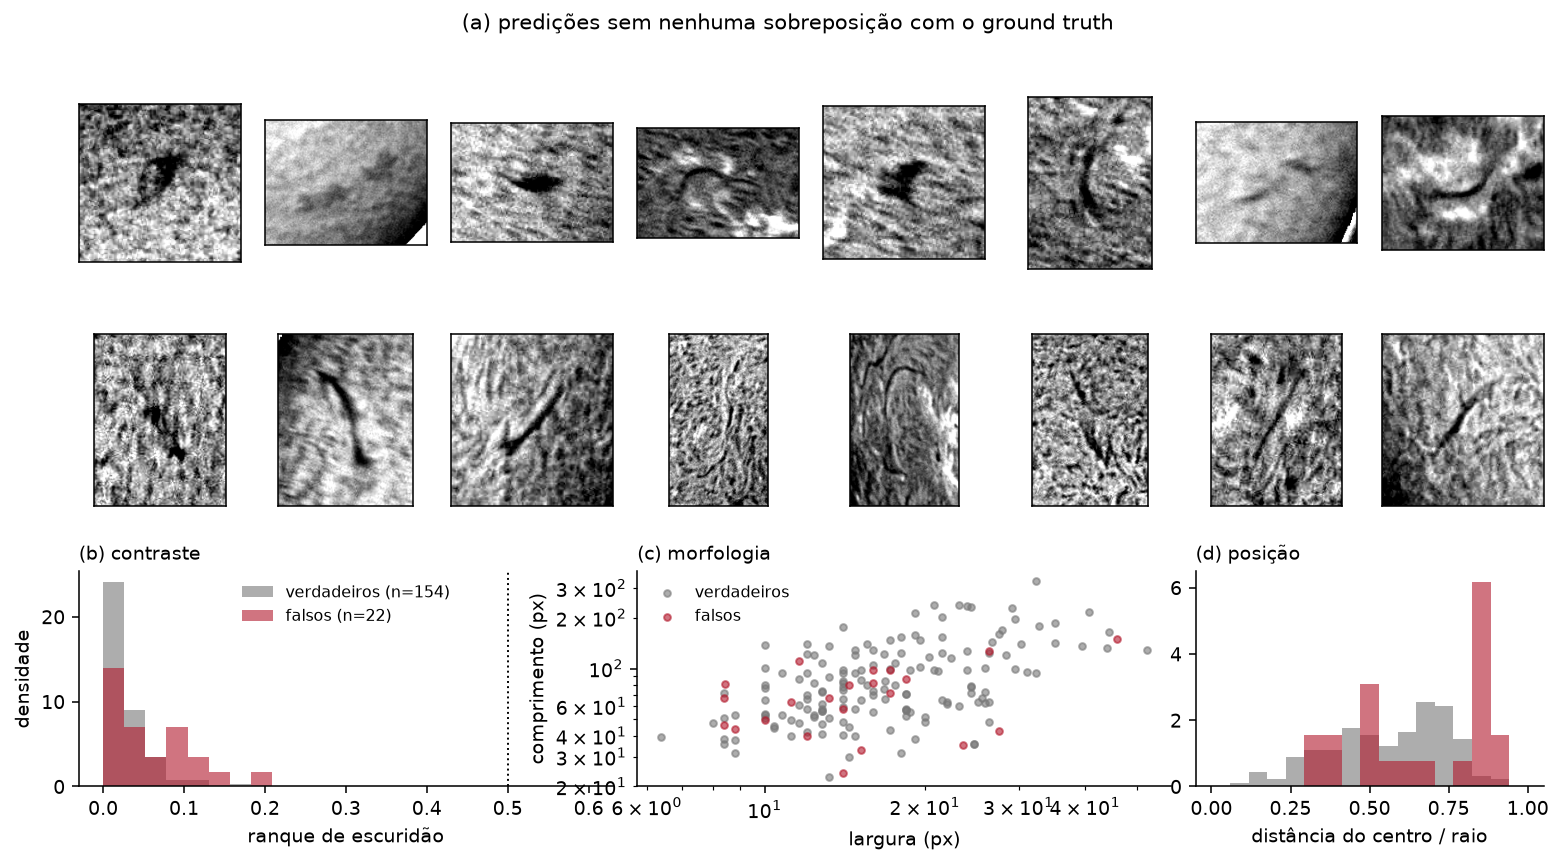

Source code (Python):
"""Figura: os falsos positivos sao filamentos nao anotados ou lixo?

(a) recortes das predicoes sem nenhuma sobreposicao com o GT, para inspecao
visual; (b) contraste e (c) alongamento, comparados aos verdadeiros positivos.
Se os FP tem a assinatura morfologica e fotometrica de filamentos, a remocao
deles nao e um problema de modelagem e sim o teto da anotacao.
"""
import json, numpy as np, matplotlib
matplotlib.use("Agg")
import matplotlib.pyplot as plt

rows = json.load(open("experiments/data/fp_stats.json"))
crops = np.load("experiments/data/fp_crops.npy", allow_pickle=True)
tp = [r for r in rows if r["kind"] == "TP"]
fp = [r for r in rows if r["kind"] == "FP0"]
g = lambda L, k: np.array([x[k] for x in L], float)

fig = plt.figure(figsize=(13.5, 6.4))
gs = fig.add_gridspec(3, 8, height_ratios=[1, 1, 1.25], hspace=.35, wspace=.15)
for i in range(16):
    ax = fig.add_subplot(gs[i // 8, i % 8])
    ax.set_xticks([]); ax.set_yticks([])
    if i < len(crops):
        c = crops[i]
        ax.imshow(c, cmap="gray", vmin=np.percentile(c, 2), vmax=np.percentile(c, 98))
    else:
        ax.axis("off")
fig.text(.5, .955, "(a) predições sem nenhuma sobreposição com o ground truth",
         ha="center", fontsize=11)

ax = fig.add_subplot(gs[2, 0:3])
b = np.linspace(0, .6, 24)
ax.hist(g(tp, "rank"), bins=b, alpha=.6, color="#777", density=True, label=f"verdadeiros (n={len(tp)})")
ax.hist(g(fp, "rank"), bins=b, alpha=.6, color="#b2182b", density=True, label=f"falsos (n={len(fp)})")
ax.axvline(.5, ls=":", c="k", lw=1)
ax.set_xlabel("ranque de escuridão"); ax.set_ylabel("densidade")
ax.legend(fontsize=8, frameon=False); ax.set_title("(b) contraste", fontsize=10, loc="left")

ax = fig.add_subplot(gs[2, 3:6])
for L, lab, c in ((tp, "verdadeiros", "#777"), (fp, "falsos", "#b2182b")):
    ax.scatter(g(L, "width"), g(L, "length"), s=12, alpha=.6, c=c, label=lab)
ax.set_xscale("log"); ax.set_yscale("log")
ax.set_xlabel("largura (px)"); ax.set_ylabel("comprimento (px)")
ax.legend(fontsize=8, frameon=False); ax.set_title("(c) morfologia", fontsize=10, loc="left")

ax = fig.add_subplot(gs[2, 6:8])
ax.hist(g(tp, "r_frac"), bins=np.linspace(0, 1, 18), alpha=.6, color="#777", density=True)
ax.hist(g(fp, "r_frac"), bins=np.linspace(0, 1, 18), alpha=.6, color="#b2182b", density=True)
ax.set_xlabel("distância do centro / raio"); ax.set_title("(d) posição", fontsize=10, loc="left")
for a in fig.axes[16:]: a.spines[["top", "right"]].set_visible(False)
fig.savefig("experiments/figures/fig_false_positives.png", dpi=140, bbox_inches="tight")
fig.savefig("experiments/figures/fig_false_positives.pdf", bbox_inches="tight")
print("-> experiments/figures/fig_false_positives.{png,pdf}")
print(f"\n{'':14}{'ranque':>9}{'largura':>9}{'compr':>9}{'area':>9}{'r/R':>7}")
for L, lab in ((tp, "verdadeiros"), (fp, "falsos")):
    print(f"{lab:<14}{np.median(g(L,'rank')):>9.3f}{np.median(g(L,'width')):>9.1f}"
          f"{np.median(g(L,'length')):>9.1f}{np.median(g(L,'area')):>9.0f}{np.median(g(L,'r_frac')):>7.2f}")
